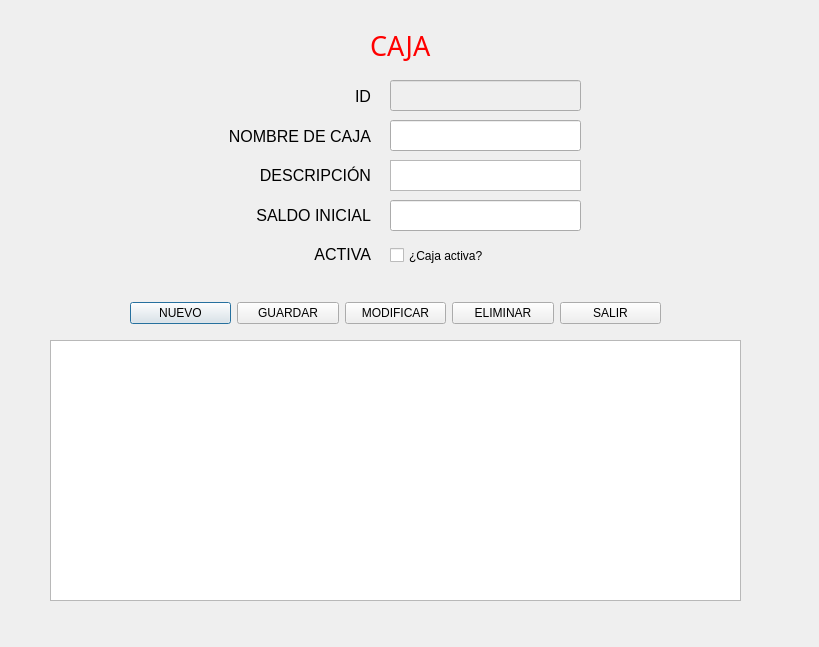
<?xml version="1.0" encoding="UTF-8"?>
<ui version="4.0">
 <class>Caja</class>
 <widget class="QDialog" name="Caja">
  <property name="geometry">
   <rect>
    <x>0</x>
    <y>0</y>
    <width>819</width>
    <height>647</height>
   </rect>
  </property>
  <property name="windowTitle">
   <string>Caja</string>
  </property>
  <widget class="QLineEdit" name="txtSaldoInicial">
   <property name="geometry">
    <rect>
     <x>390</x>
     <y>200</y>
     <width>191</width>
     <height>31</height>
    </rect>
   </property>
  </widget>
  <widget class="QLineEdit" name="txtID">
   <property name="enabled">
    <bool>false</bool>
   </property>
   <property name="geometry">
    <rect>
     <x>390</x>
     <y>80</y>
     <width>191</width>
     <height>31</height>
    </rect>
   </property>
  </widget>
  <widget class="QLabel" name="label">
   <property name="geometry">
    <rect>
     <x>370</x>
     <y>30</y>
     <width>81</width>
     <height>31</height>
    </rect>
   </property>
   <property name="font">
    <font>
     <family>MV Boli</family>
     <pointsize>20</pointsize>
     <underline>false</underline>
    </font>
   </property>
   <property name="styleSheet">
    <string notr="true">color: rgb(255, 0, 0);</string>
   </property>
   <property name="text">
    <string>CAJA</string>
   </property>
   <property name="textFormat">
    <enum>Qt::TextFormat::AutoText</enum>
   </property>
  </widget>
  <widget class="QWidget" name="layoutWidget">
   <property name="geometry">
    <rect>
     <x>140</x>
     <y>80</y>
     <width>231</width>
     <height>191</height>
    </rect>
   </property>
   <layout class="QVBoxLayout" name="_2">
    <item>
     <widget class="QLabel" name="labelID">
      <property name="font">
       <font>
        <family>Segoe UI</family>
        <pointsize>12</pointsize>
       </font>
      </property>
      <property name="text">
       <string>ID</string>
      </property>
      <property name="alignment">
       <set>Qt::AlignmentFlag::AlignRight|Qt::AlignmentFlag::AlignTrailing|Qt::AlignmentFlag::AlignVCenter</set>
      </property>
     </widget>
    </item>
    <item>
     <widget class="QLabel" name="labelNombre">
      <property name="font">
       <font>
        <family>Segoe UI</family>
        <pointsize>12</pointsize>
       </font>
      </property>
      <property name="text">
       <string>NOMBRE DE CAJA</string>
      </property>
      <property name="alignment">
       <set>Qt::AlignmentFlag::AlignRight|Qt::AlignmentFlag::AlignTrailing|Qt::AlignmentFlag::AlignVCenter</set>
      </property>
     </widget>
    </item>
    <item>
     <widget class="QLabel" name="labelDescripcion">
      <property name="font">
       <font>
        <pointsize>12</pointsize>
       </font>
      </property>
      <property name="text">
       <string>DESCRIPCIÓN</string>
      </property>
      <property name="alignment">
       <set>Qt::AlignmentFlag::AlignRight|Qt::AlignmentFlag::AlignTrailing|Qt::AlignmentFlag::AlignVCenter</set>
      </property>
     </widget>
    </item>
    <item>
     <widget class="QLabel" name="labelSaldoInicial">
      <property name="font">
       <font>
        <pointsize>12</pointsize>
       </font>
      </property>
      <property name="text">
       <string>SALDO INICIAL</string>
      </property>
      <property name="alignment">
       <set>Qt::AlignmentFlag::AlignRight|Qt::AlignmentFlag::AlignTrailing|Qt::AlignmentFlag::AlignVCenter</set>
      </property>
     </widget>
    </item>
    <item>
     <widget class="QLabel" name="labelActiva">
      <property name="font">
       <font>
        <pointsize>12</pointsize>
       </font>
      </property>
      <property name="text">
       <string>ACTIVA</string>
      </property>
      <property name="alignment">
       <set>Qt::AlignmentFlag::AlignRight|Qt::AlignmentFlag::AlignTrailing|Qt::AlignmentFlag::AlignVCenter</set>
      </property>
     </widget>
    </item>
   </layout>
  </widget>
  <widget class="QTableView" name="tablaCajas">
   <property name="geometry">
    <rect>
     <x>50</x>
     <y>340</y>
     <width>691</width>
     <height>261</height>
    </rect>
   </property>
  </widget>
  <widget class="QWidget" name="layoutWidget_2">
   <property name="geometry">
    <rect>
     <x>130</x>
     <y>300</y>
     <width>531</width>
     <height>26</height>
    </rect>
   </property>
   <layout class="QHBoxLayout" name="horizontalLayout">
    <item>
     <widget class="QPushButton" name="btnNuevo">
      <property name="text">
       <string>NUEVO</string>
      </property>
      <property name="icon">
       <iconset theme="QIcon::ThemeIcon::FolderNew"/>
      </property>
     </widget>
    </item>
    <item>
     <widget class="QPushButton" name="btnGuardar">
      <property name="text">
       <string>GUARDAR</string>
      </property>
      <property name="icon">
       <iconset theme="QIcon::ThemeIcon::DocumentSave"/>
      </property>
     </widget>
    </item>
    <item>
     <widget class="QPushButton" name="btnModificar">
      <property name="text">
       <string>MODIFICAR</string>
      </property>
      <property name="icon">
       <iconset theme="QIcon::ThemeIcon::MailMessageNew"/>
      </property>
     </widget>
    </item>
    <item>
     <widget class="QPushButton" name="btnEliminar">
      <property name="text">
       <string>ELIMINAR</string>
      </property>
      <property name="icon">
       <iconset theme="QIcon::ThemeIcon::ApplicationExit"/>
      </property>
     </widget>
    </item>
    <item>
     <widget class="QPushButton" name="btnSalir">
      <property name="text">
       <string>SALIR</string>
      </property>
      <property name="icon">
       <iconset theme="QIcon::ThemeIcon::SystemLogOut"/>
      </property>
     </widget>
    </item>
   </layout>
  </widget>
  <widget class="QLineEdit" name="txtNombre">
   <property name="geometry">
    <rect>
     <x>390</x>
     <y>120</y>
     <width>191</width>
     <height>31</height>
    </rect>
   </property>
  </widget>
  <widget class="QTextEdit" name="txtDescripcion">
   <property name="geometry">
    <rect>
     <x>390</x>
     <y>160</y>
     <width>191</width>
     <height>31</height>
    </rect>
   </property>
  </widget>
  <widget class="QCheckBox" name="chkActiva">
   <property name="geometry">
    <rect>
     <x>390</x>
     <y>240</y>
     <width>191</width>
     <height>31</height>
    </rect>
   </property>
   <property name="text">
    <string>¿Caja activa?</string>
   </property>
  </widget>
 </widget>
 <resources/>
 <connections/>
</ui>
